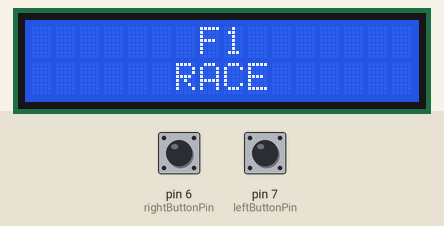
Bench run of a sketch on a simulated Arduino Uno, built with avr-gcc and run on an emulated ATmega328P. Parts: 16×2 character LCD. The inputs (shaded band) are chosen by the test bench; at power-on: pin 6 (rightButtonPin) HIGH, pin 7 (leftButtonPin) HIGH. Random numbers use the default seed unless the sketch sets one. At 2.5 s the program stops and its outputs stay as they are.

Above: at 0.1 s.
At 1.58 s:
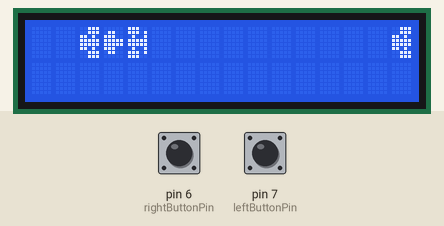
At 2.05 s:
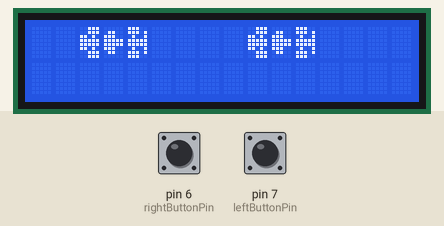
At 2.6 s:
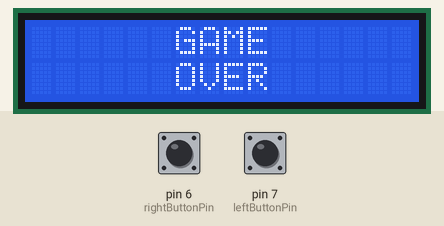

The sketch:

F1Race.ino
```cpp
//F1 Race
//Francois W. Nel
//2015-02-20
//Creative Commons BY-NC-SA
//
//Requirements:
//Standard 16x2 LCD
//Push buttons connected to pins 6, 7

#include <LiquidCrystal.h>

LiquidCrystal lcd(12, 11, 5, 4, 3, 2);
int rightButtonPin = 6;
int leftButtonPin = 7;
int rightButtonState, leftButtonState, chance, gameSpeed;
bool steerLeft, steerRight;

//Sprites
byte blank[8] = {
  0b00000,
  0b00000,
  0b00000,
  0b00000,
  0b00000,
  0b00000,
  0b00000,
  0b00000
};

//Car sprite split across 3 characters
byte car1[8] = {
  0b11100,
  0b11101,
  0b01001,
  0b11111,
  0b11111,
  0b01001,
  0b11101,
  0b11100
};

byte car2[8] = {
  0b00000,
  0b01100,
  0b11100,
  0b11111,
  0b11111,
  0b11100,
  0b01100,
  0b00000
};

byte car3[8] = {
  0b00111,
  0b00111,
  0b11010,
  0b11111,
  0b11111,
  0b11010,
  0b00111,
  0b00111
};

void setup() {
  lcd.begin(16, 2);
  lcd.clear();

  //Create sprites
  lcd.createChar(0, blank);
  lcd.createChar(1, car1);
  lcd.createChar(2, car2);
  lcd.createChar(3, car3);

  pinMode(leftButtonPin, INPUT);
  pinMode(rightButtonPin, INPUT);

  //Game speed in milliseconds
  gameSpeed = 75;

  //Title screen
  lcd.setCursor(7, 0);
  lcd.print("F1");
  lcd.setCursor(6, 1);
  lcd.print("RACE");
  delay(1500);
  lcd.clear();

  //Initial car position
  steerLeft = true;
  steerRight = false;
}

void loop() {
  //Check for steering state
  steering();

  //Generate other drivers randomly. Used 0-9 to experiment with different probabilities
  chance = random(9);
  if (chance < 5) {
    leftLane();
  }
  if (chance >= 5) {
    rightLane();
  }
}

void steering() {
  //Read button state
  leftButtonState = digitalRead(leftButtonPin);
  rightButtonState = digitalRead(rightButtonPin);

  //Left button pushed
  if (leftButtonState == LOW) {
    steerLeft = true;
    steerRight = false;
  }

  //Right button pushed
  if (rightButtonState == LOW) {
    steerLeft = false;
    steerRight = true;
  }

  //Draw car in left lane
  if (steerLeft) {
    lcd.setCursor(2,0);
    lcd.write(3);
    lcd.setCursor(3,0);
    lcd.write(2);
    lcd.setCursor(4,0);
    lcd.write(1);
    lcd.setCursor(2,1);
    lcd.write(byte(0));
    lcd.setCursor(3,1);
    lcd.write(byte(0));
    lcd.setCursor(4,1);
    lcd.write(byte(0));
  }

  //Draw car in right lane
  if (steerRight) {
    lcd.setCursor(2,0);
    lcd.write(byte(0));
    lcd.setCursor(3,0);
    lcd.write(byte(0));
    lcd.setCursor(4,0);
    lcd.write(byte(0));
    lcd.setCursor(2,1);
    lcd.write(3);
    lcd.setCursor(3,1);
    lcd.write(2);
    lcd.setCursor(4,1);
    lcd.write(1);
  }
}

void leftLane() {
  //Scroll other drivers in left lane
  for (int i = 15; i >= 0; i--) {
    lcd.setCursor(i, 0);
    lcd.write(3);
    lcd.setCursor(i + 1, 0);
    lcd.write(2);
    lcd.setCursor(i + 2, 0);
    lcd.write(1);
    lcd.setCursor(i + 3, 0);
    lcd.write(byte(0));
    lcd.setCursor(0, 0); //Dirty fix for sprites remaining on screen, intend to fix with a better loop
    lcd.write(byte(0));
    lcd.setCursor(1, 0); //Same as above
    lcd.write(byte(0));
    delay(gameSpeed);

    //Check for game over state
    if (i == 4 && steerLeft) {
      gameOver();
    }

    //Continuously check steering state
    steering();
  }
}

void rightLane() {
  //Scroll other drivers in right lane
  for (int i = 15; i >= 0; i--) {
    lcd.setCursor(i, 1);
    lcd.write(3);
    lcd.setCursor(i + 1, 1);
    lcd.write(2);
    lcd.setCursor(i + 2, 1);
    lcd.write(1);
    lcd.setCursor(i + 3, 1);
    lcd.write(byte(0));
    lcd.setCursor(0, 1); //Dirty fix for sprites remaining on screen, intend to fix with a better loop
    lcd.write(byte(0));
    lcd.setCursor(1, 1); //Same as above
    lcd.write(byte(0));
    delay(gameSpeed);

    //Check for game over state
    if (i == 4 && steerRight) {
      gameOver();
    }

    //Continuously check steering state
    steering();
  }
}

void gameOver() {
  //Game over screen, results in infinite loop until the Arduino is reset
  lcd.clear();
  while (true) {
    lcd.setCursor(6, 0);
    lcd.print("GAME");
    lcd.setCursor(6, 1);
    lcd.print("OVER");
  }
}
```
